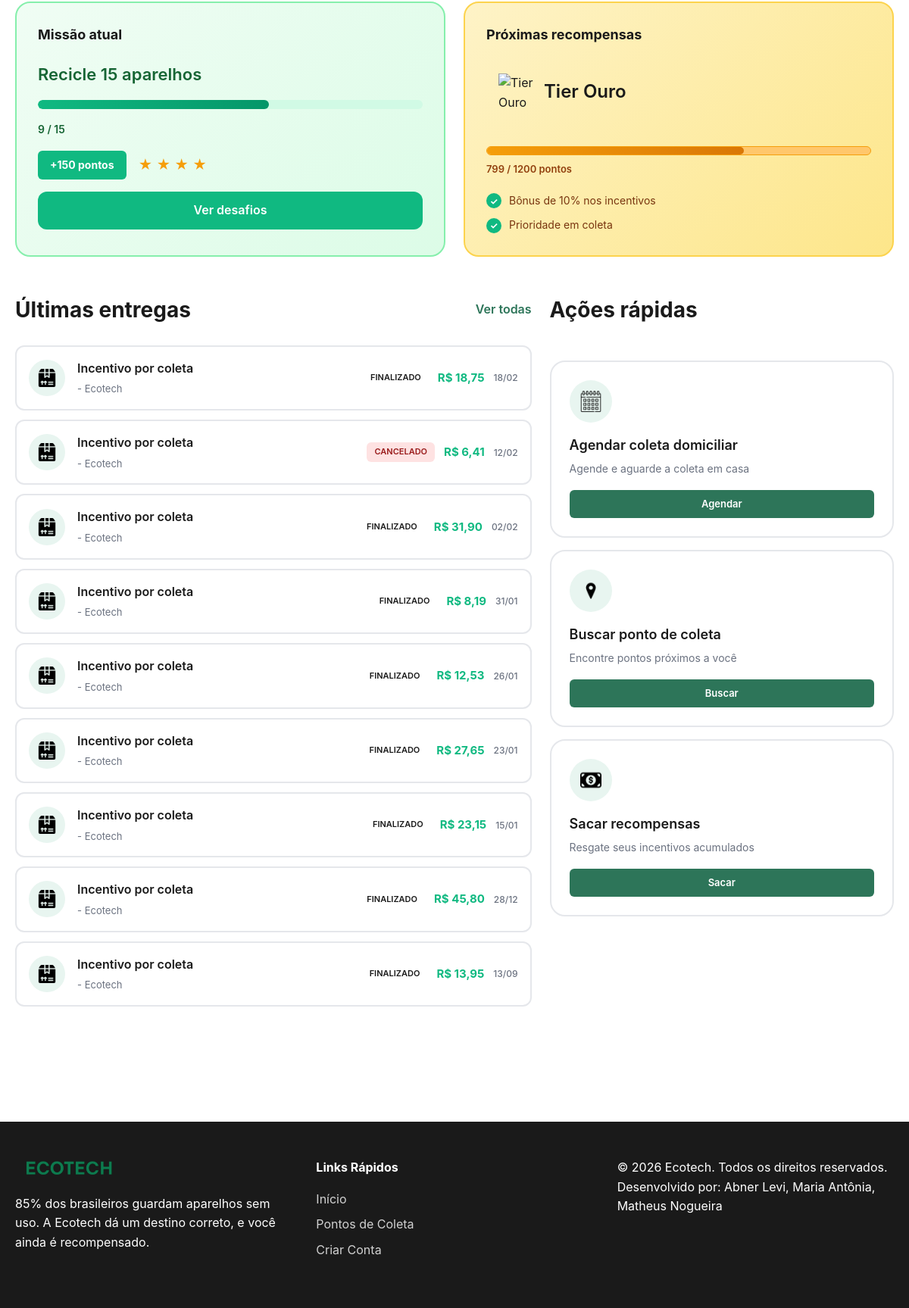
/dashboard (signed in, lower part), run on an earlier commit of the app's database.
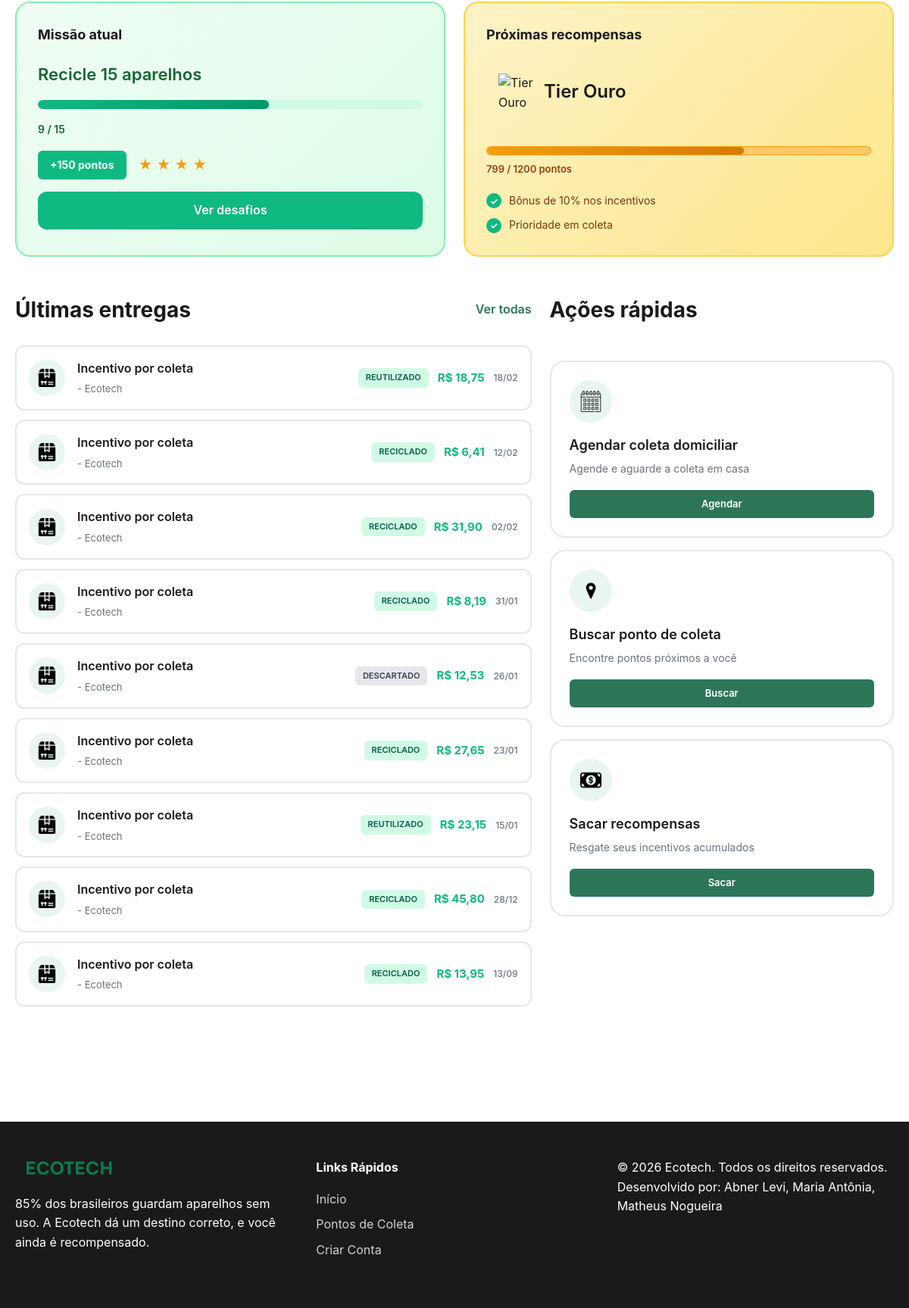
And on a later commit of the database.
### tables this page shows
CREATE TABLE entrega (
            id TEXT PRIMARY KEY,
            id_usuario TEXT,
            valor REAL,
            empresa TEXT,
            data TEXT,
            hora TEXT,
            status TEXT,
            FOREIGN KEY(id_usuario) REFERENCES usuario(id)
        );

### ecotech/infrastructure/web.py (the view, shortened to what this page needs)
    @app.route('/dashboard')
    def dashboard():
        if not usuario_logado():
            return redirect(url_for('login'))
        usuario = dados_usuario()
        todas_solicitacoes = servico_descarte.listar_solicitacoes()
        """" dashboard para administrador - visão geral do sistema """
        solicitacoes_usuario = [
            s for s in todas_solicitacoes
            if s.usuario.id == usuario['id']
        ]
        total_descartado = sum(s.calcular_peso_total() for s in solicitacoes_usuario)
        impacto_evitado = sum(s.calcular_impacto_total() for s in solicitacoes_usuario)
        pontos_acumulados = int(total_descartado * 10)  # 10 pontos por kg
        entregas_db = dados.buscar_entregas_usuario(usuario['id'])
        entregas = []
        for e in entregas_db:
            data_str = e['data'].replace('Jan', '01').replace('Fev', '02').replace('Feb', '02')
            data_str = data_str.replace('Mar', '03').replace('Abr', '04').replace('Apr', '04')
            data_str = data_str.replace('Mai', '05').replace('May', '05').replace('Jun', '06')
            data_str = data_str.replace('Jul', '07').replace('Ago', '08').replace('Aug', '08')
            data_str = data_str.replace('Set', '09').replace('Sep', '09').replace('Out', '10')
            data_str = data_str.replace('Oct', '10').replace('Nov', '11').replace('Dez', '12')
            data_str = data_str.replace('Dec', '12')
            partes = data_str.split()
            if len(partes) == 3:
                data_ordenavel = f"{partes[2]}-{partes[1]}-{partes[0]} {e['hora']}"
                data_formatada = f"{partes[0]}/{partes[1]}"  # dd/mm
            else:
                data_ordenavel = e['data'] + ' ' + e['hora']
                data_formatada = e['data']
            entregas.append({
                'valor': e['valor'],
                'empresa': e['empresa'],
                'id': e['id'],
                'data': e['data'],
                'data_formatada': data_formatada,
                'hora': e['hora'],
                'status': e['status'],
                '_data_ordenavel': data_ordenavel
            })
        entregas.sort(key=lambda x: x['_data_ordenavel'], reverse=True)
        progresso_missao = min(round((len(solicitacoes_usuario) / 15) * 100), 100)
        progresso_tier = min(round((pontos_acumulados / 1200) * 100), 100)
        return render_template(
            'dashboard.html',
            usuario=usuario,
            solicitacoes=solicitacoes_usuario,
            entregas=entregas[:10],  # apenas 10 mais recentes
            total_descartado=total_descartado,
            impacto_evitado=impacto_evitado,
            pontos_acumulados=pontos_acumulados,
            progresso_missao=progresso_missao,
            progresso_tier=progresso_tier,
            is_empresa=False,
            is_admin=False
        )

### ecotech/application/services.py (called while the page is built)
    def listar_solicitacoes(self) -> List[SolicitacaoDescarte]:
        if not self._solicitacoes and self._servico_usuario and self._servico_ponto:
            self._carregar_solicitacoes_do_banco()
        return list(self._solicitacoes.values())

### ecotech/domain/descarte.py (called while the page is built)
    def calcular_peso_total(self) -> float:
        return self._dispositivo.peso_kg * self._quantidade

    def calcular_impacto_total(self) -> float:
        return self._dispositivo.calcular_impacto_ambiental() * self._quantidade

    @property
    def usuario(self) -> Usuario:
        return self._usuario

    def calcular_peso_total(self) -> float:
        return sum(item.calcular_peso_total() for item in self._itens)

    def calcular_impacto_total(self) -> float:
        return sum(item.calcular_impacto_total() for item in self._itens)

### ecotech/domain/dispositivos.py (called while the page is built)
    @property
    def peso_kg(self) -> float:
        return self._peso_kg

    def calcular_impacto_ambiental(self) -> float:
        return self._peso_kg * 5.0

### ecotech/domain/usuarios.py (called while the page is built)
    @property
    def id(self) -> str:
        return self._id

### ecotech/infrastructure/templates/dashboard.html (shortened to what the changed rows need)
{% extends "base.html" %}
{% block content %}
<div class="dashboard-container">
    <div class="container">
        <div class="dashboard-content-new">
            {% if not is_admin and not is_empresa %}
            <div class="dashboard-row">
                <div class="mission-card">
                    <h2 class="section-title-dash">Missão atual</h2>
                </div>
                <div class="rewards-card">
                    <h2 class="section-title-dash">Próximas recompensas</h2>
                </div>
            </div>
            {% endif %}
            <div class="dashboard-row-bottom">
                <div class="deliveries-section-new">
                    <div class="section-header">
                        {% if is_admin %}
                        <h2>Últimas solicitações do sistema</h2>
                        <a href="{{ url_for('operacoes') }}">Ver todas</a>
                        {% elif is_empresa %}
                        <h2>Solicitações em processamento</h2>
                        <a href="{{ url_for('operacoes') }}">Ver todas</a>
                        {% else %}
                        <h2>Últimas entregas</h2>
                        {% endif %}
                    </div>
                    {% if is_admin or is_empresa %}
                        {% if solicitacoes %}
                        <div class="deliveries-list-new">
                        {% for sol in solicitacoes %}
                        <div class="delivery-item-new">
                            <div class="delivery-icon-circle">
                                <img src="{{ url_for('static', filename='images/pacote.png') }}" alt="Entrega">
                            </div>
                            <div class="delivery-info-text">
                                {% if is_admin %}
                                <h4 class="delivery-title-new">Solicitação #{{ sol.id[:8] }}</h4>
                                <p class="delivery-subtitle-new">{{ sol.usuario.nome }} - {{ sol.calcular_peso_total()|round(2) }}kg</p>
                                {% elif is_empresa %}
                                <h4 class="delivery-title-new">Solicitação #{{ sol.id[:8] }}</h4>
                                <p class="delivery-subtitle-new">{{ sol.calcular_peso_total()|round(2) }}kg - {{ sol.ponto_coleta.nome if sol.ponto_coleta else 'A definir' }}</p>
                                {% endif %}
                            </div>
                            <div class="delivery-right-info">
                                <span class="status-badge-compact status-{{ sol.estado.obter_nome().lower().replace(' ', '-') }}">
                                    {{ sol.estado.obter_nome() }}
                                </span>
                                <span class="delivery-date-new">{{ sol.data_criacao.strftime('%d/%m') }}</span>
                            </div>
                        </div>
                        {% endfor %}
                        </div>
                        {% else %}
                        <div class="empty-state">
                            {% if is_admin %}
                            <p>Nenhuma solicitação no sistema ainda.</p>
                            <a href="{{ url_for('operacoes') }}" class="btn btn-primary">Ver operações</a>
                            {% elif is_empresa %}
                            <p>Sua empresa ainda não possui solicitações em processamento.</p>
                            <a href="{{ url_for('operacoes') }}" class="btn btn-primary">Ver todas as operações</a>
                            {% endif %}
                        </div>
                        {% endif %}
                    {% else %}
                        {% if entregas %}
                        <div class="deliveries-list-new">
                        {% for entrega in entregas %}
                        <div class="delivery-item-new">
                            <div class="delivery-icon-circle">
                                <img src="{{ url_for('static', filename='images/pacote.png') }}" alt="Entrega">
                            </div>
                            <div class="delivery-info-text">
                                <h4 class="delivery-title-new">Incentivo por coleta</h4>
                                <p class="delivery-subtitle-new">- {{ entrega.empresa }}</p>
                            </div>
                            <div class="delivery-right-info">
                                <span class="status-badge-compact status-{{ entrega.status }}">
                                    {% if entrega.status == 'finalizado' %}FINALIZADO
                                    {% elif entrega.status == 'em_processamento' %}EM PROCESSAMENTO
                                    {% elif entrega.status == 'reciclado' %}RECICLADO
                                    {% elif entrega.status == 'reutilizado' %}REUTILIZADO
                                    {% elif entrega.status == 'descartado' %}DESCARTADO
                                    {% elif entrega.status == 'cancelado' %}CANCELADO
                                    {% else %}{{ entrega.status|upper }}
                                    {% endif %}
                                </span>
                                <span class="delivery-value-new">R$ {{ "%.2f"|format(entrega.valor)|replace('.', ',') }}</span>
                                <span class="delivery-date-new">{{ entrega.data_formatada }}</span>
                            </div>
                        </div>
                        {% endfor %}
                        </div>
                        {% else %}
                        <div class="empty-state">
                            <p>Você ainda não tem entregas no histórico.</p>
                            <a href="{{ url_for('nova_solicitacao') }}" class="btn btn-primary">Fazer primeira solicitação</a>
                        </div>
                        {% endif %}
                    {% endif %}
                </div>
                <div class="actions-section-new">
                <div class="section-header">
                    <h2>Ações rápidas</h2>
                </div>
                </div>
            </div>
        </div>
    </div>
</div>
{% endblock %}

What changed in the data, as far as the page shows it:
changed entrega (number 1 of 9 on the later page): status "FINALIZADO" → "REUTILIZADO"
changed entrega (number 2 of 9 on the later page): status "CANCELADO" → "RECICLADO"
changed entrega (number 3 of 9 on the later page): status "FINALIZADO" → "RECICLADO"
changed entrega (number 4 of 9 on the later page): status "FINALIZADO" → "RECICLADO"
changed entrega (number 5 of 9 on the later page): status "FINALIZADO" → "DESCARTADO"
changed entrega (number 6 of 9 on the later page): status "FINALIZADO" → "RECICLADO"
changed entrega (number 7 of 9 on the later page): status "FINALIZADO" → "REUTILIZADO"
changed entrega (number 8 of 9 on the later page): status "FINALIZADO" → "RECICLADO"
changed entrega (number 9 of 9 on the later page): status "FINALIZADO" → "RECICLADO"
